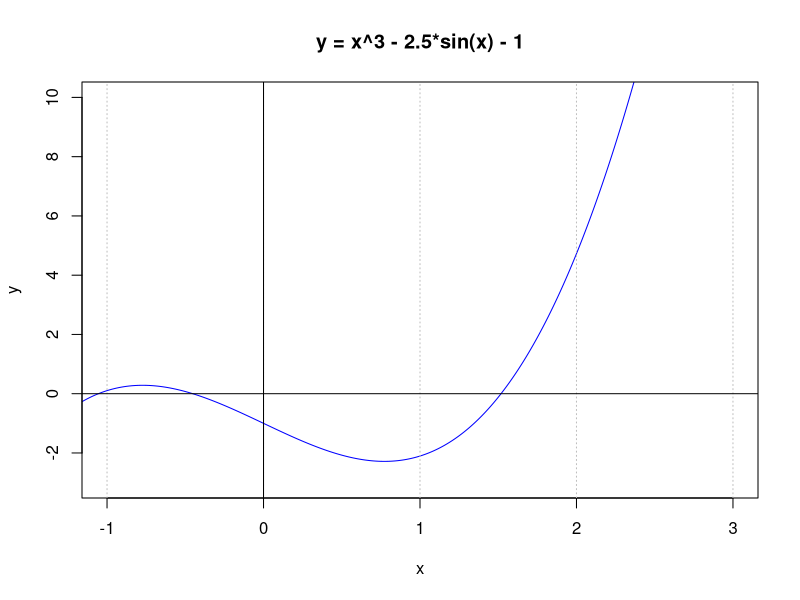

Recreate this plot in R.
## secant method with absolute error
secant <- function (f, x1, x2, num = 1000, eps_x = 1e-05, eps_y = 1e-05) {
  i = 0
  while ((abs(x1-x2) > eps_x) & (i < num)) {          # compare absolute error
    c = x2 - f(x2)*(x2-x1) / (f(x2)-f(x1))
    x1 = x2
    x2 = c
    i = i + 1
  }
  print(i-1)
  print(x2)                                             # this is approximate root
  print(f(x2))
  if (abs(f(x2)) < eps_y) print("finding root is successful")
  else print("finding root is fail")
}

f <- function(x) { x^3 - 2.5*sin(x) - 1 }

x <- seq(-10, 10, length.out = 10000)
y <- f(x)
plot(x, y, xlim = c(-1, 3), ylim = c(-3, 10), type = "l", col = "Blue", 
     main = "y = x^3 - 2.5*sin(x) - 1")
abline(v = -1:5, col = "Gray", lty = 3)
abline(v = 0, lty = 1)
abline(h = 0, lty = 1)

secant(f, 1, 3)